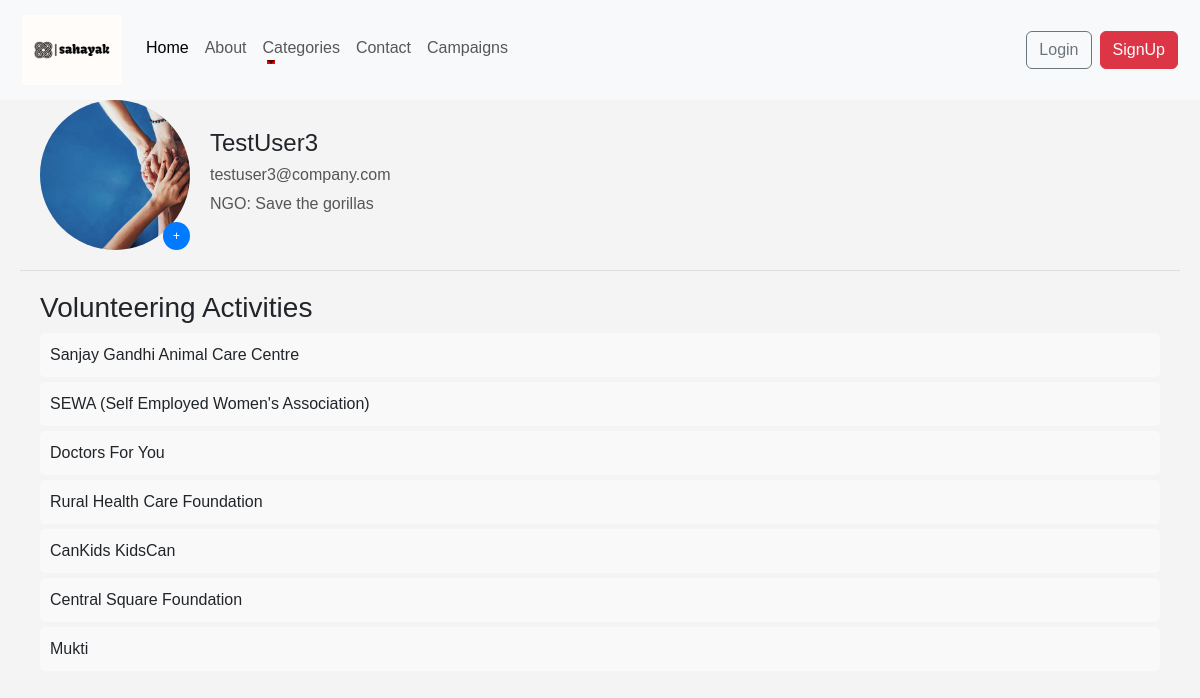
The page /UserProfile/6 on the database its author committed.
### Users/models.py (models this page shows, shortened)
class UserProfile(models.Model):
    user = models.OneToOneField(User, on_delete = models.CASCADE)
    image = models.ImageField(default = 'images/default.jpg', upload_to='profile_pics')

### NGO/models.py (models this page shows, shortened)
class ngos(models.Model):
    name = models.CharField(max_length=100)
    description = models.TextField()
    logo = models.ImageField()
    phone = models.CharField(max_length=20)
    email = models.EmailField()
    category = models.CharField(max_length=50)
    location = models.CharField(max_length=50)

### Users/views.py (the view)
# urls.py: path('UserProfile/<int:user_id>',users_views.user_profile,name='user_profile'),
def user_profile(request, user_id):
    uprofile = get_object_or_404(UserProfile, user_id=user_id)
    volunteered_ngos = Volunteer.objects.filter(user_profile = uprofile)
    print(volunteered_ngos)
    return render(request, 'Users/userProfile.html', {'profile':uprofile, 'ngos': volunteered_ngos})

### Users/models.py (called while the page is built)
    def __str__(self):
        return f'{self.user_profile.user.username} volunteering'

### Users/templates/Users/userProfile.html (shortened to what this page needs)
{% extends 'NGO/base.html' %}
{% load static %}
{% block title %}
<link rel="stylesheet" type = "text/css" href="{% static 'userProfile.css' %}">
{% endblock %}
{% block content %}
<main class="profile-container">
    <div class="profile-header">
      <div class="profile-photo">
        <img id="profileImage" src="{% static profile.image %}" alt="Profile Photo">
        <label for="uploadPhoto">+</label>
      </div>
      <div class="profile-details">
        <h2 id="userName">{{profile.user.username}}</h2>
        <p id="userEmail">{{profile.user.email}}</p>
        <p id="userNgo">NGO: Save the gorillas</p>
      </div>
    </div>
    <div class="profile-content">
      <h3>Volunteering Activities</h3>
      <ul id="volunteeringList">
        {% for volunteer in ngos %}
            {% for ngo in volunteer.ngos_volunteering.all %}
                <li>{{ ngo.name }}</li>
            {% endfor %}
        {% empty %}
            <li>No NGOs volunteered yet.</li>
        {% endfor %}
    </ul>
    </div>
  </main>
{% endblock %}

### NGO/templates/NGO/base.html (shortened to what this page needs)
{% load static %}
<!DOCTYPE html>
<html lang="en">
<head>
    <link rel="stylesheet" type = "text/css" href="{% static 'main.css' %}">
    <link href="https://cdn.jsdelivr.net/npm/bootstrap@5.3.3/dist/css/bootstrap.min.css" rel="stylesheet">
    {% block title %}
    {% endblock %}
</head>
    <body>
        {% include 'NGO/navbar.html' %}
        {% block content %}
        {% endblock %}
    </body>
</html>

### NGO/templates/NGO/navbar.html (shortened to what this page needs)
{% load static %}
<header>
    <nav class="navbar navbar-expand-lg navbar-light bg-light">
        <div class="container-fluid">
            <a class="navbar-brand" href="#"><img src="{% static 'images/sahayak-high-resolution-logo (2).png' %}" alt="" height="70px" width="100px"></a>
            <div class="collapse navbar-collapse" id="navbarNav">
                <ul class="navbar-nav me-auto mb-2 mb-lg-0">
                    <li class="nav-item">
                        <a class="nav-link active" aria-current="page" href="{% url 'home' %}">Home</a>
                    </li>
                    <li class="nav-item">
                        <a class="nav-link" href="{% url 'about' %}">About</a>
                    </li>
                    <li class="nav-item dropdown">
                        <a class="nav-link dropdown-toggle" href="#" id="navbarDropdown" role="button" data-bs-toggle="dropdown" aria-expanded="false">
                            Categories
                        </a>
                    </li>
                    <li class="nav-item">
                        <a class="nav-link" href="{% url 'contact_us' %}">Contact</a>
                    </li>
                    <li class="nav-item">
                        <a class="nav-link" href="{% url 'campaigns' %}">Campaigns</a>
                    </li>
                </ul>
                <div class="d-flex">
                    {% if user.is_authenticated %}
                        <a  href = "{% url 'user_profile' user.id %}"><button  class="btn btn-outline-secondary me-2" type="button">Profile</button></a>
                        <a href = "{% url 'logout' %}"><button class="btn btn-danger"  type="button">Logout</button></a>
                    {% else %}
                        <a href = "{% url 'login' %}"><button class="btn btn-outline-secondary me-2" type="button">Login</button></a>
                        <a href = "{% url 'register' %}"><button class="btn btn-danger" type="button">SignUp</button></a>
                    {% endif %}
                </div>
            </div>
        </div>
    </nav>
</header>

### NGO/static/main.css (style rules this page uses)
body { font-family: Arial, sans-serif; margin: 0; padding: 0; }
.navbar-nav li a::after { content: ''; display: block; width: 0; height: 2px; background: red; transition: width .3s; }
.navbar { position: relative; z-index: 2; }

### NGO/static/userProfile.css (style rules this page uses)
body { font-family: Arial, sans-serif; background-color: #f4f4f4; margin: 0; padding: 0; }
.navbar { position: fixed; top: 0; width: 100%; background-color: #007bff; color: white; padding: 10px; text-align: center; z-index: 1000; }
.profile-container { padding: 80px 20px 20px; width: 100%; box-sizing: border-box; }
.profile-header { display: flex; align-items: center; padding: 20px; border-bottom: 1px solid #ddd; }
.profile-photo { position: relative; margin-right: 20px; }
.profile-photo img { width: 150px; height: 150px; border-radius: 50%; object-fit: cover; }
.profile-photo label { position: absolute; bottom: 0; right: 0; background-color: #007bff; color: white; padding: 5px 10px; border-radius: 50%; cursor: pointer; font-size: 12px; }
.profile-details { flex: 1; }
.profile-details h2 { margin: 0; font-size: 24px; }
.profile-details p { margin: 5px 0; color: #555; }
.profile-content { padding: 20px; }
.profile-content h3 { margin-top: 0; }
.profile-content ul { list-style-type: none; padding: 0; }
.profile-content ul li { background-color: #f9f9f9; padding: 10px; margin: 5px 0; border-radius: 5px; }

### rows shown on the page
UserProfile: image (placeholder picture), user.username "TestUser3", user.email "testuser3@company.com"
ngos: name "Sanjay Gandhi Animal Care Centre"
ngos: name "SEWA (Self Employed Women's Association)"
ngos: name "Doctors For You"
ngos: name "Rural Health Care Foundation"
ngos: name "CanKids KidsCan"
ngos: name "Central Square Foundation"
ngos: name "Mukti"
